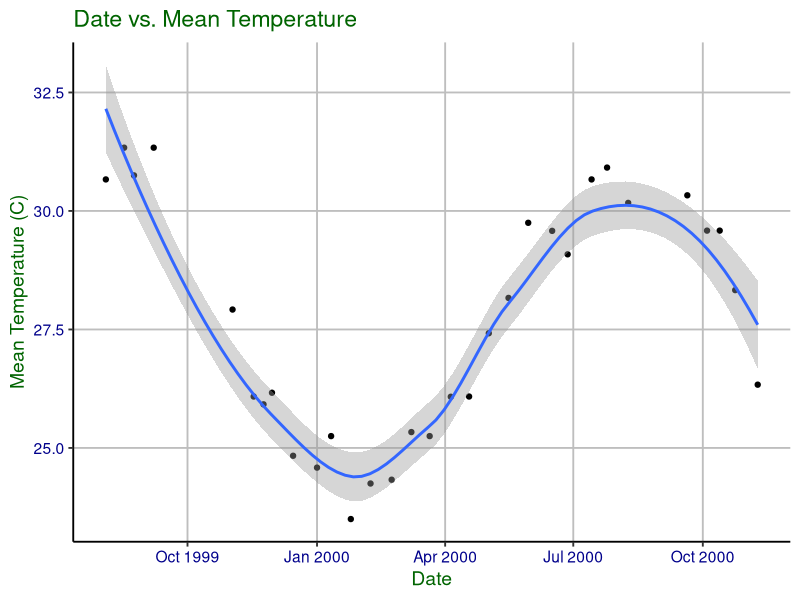
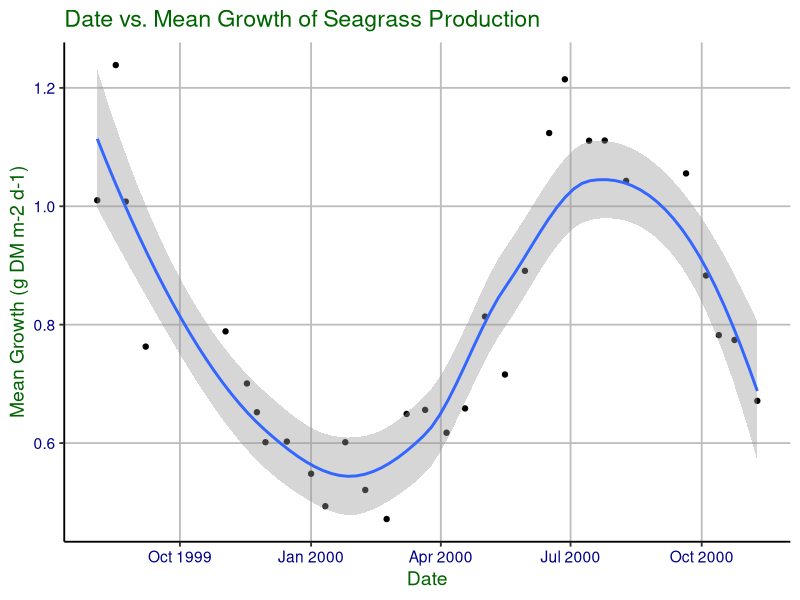
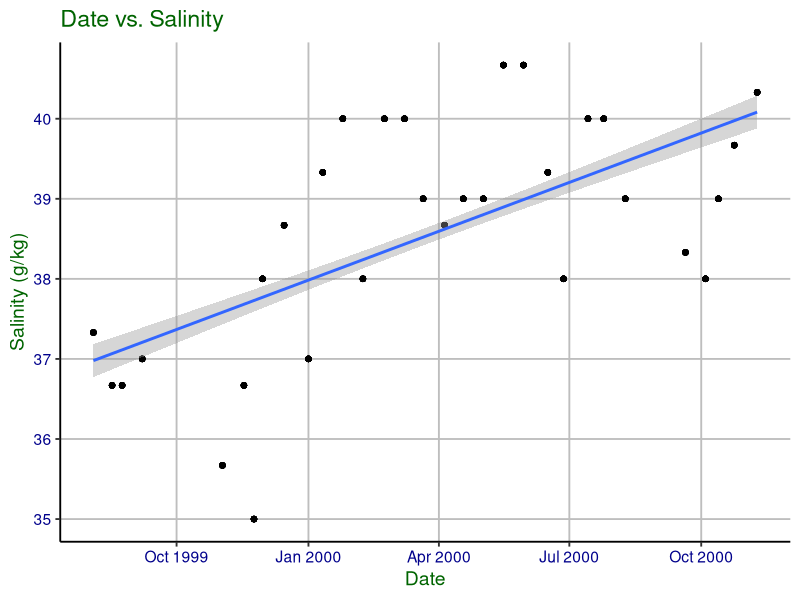
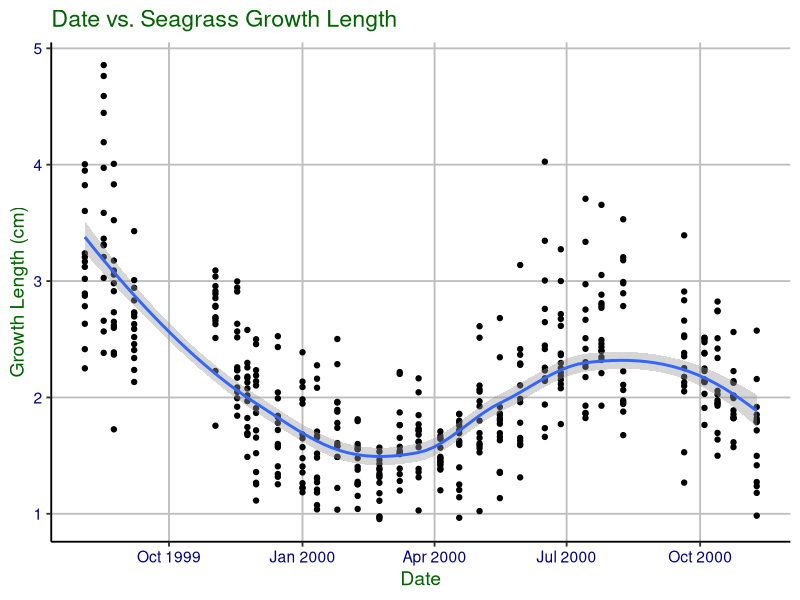
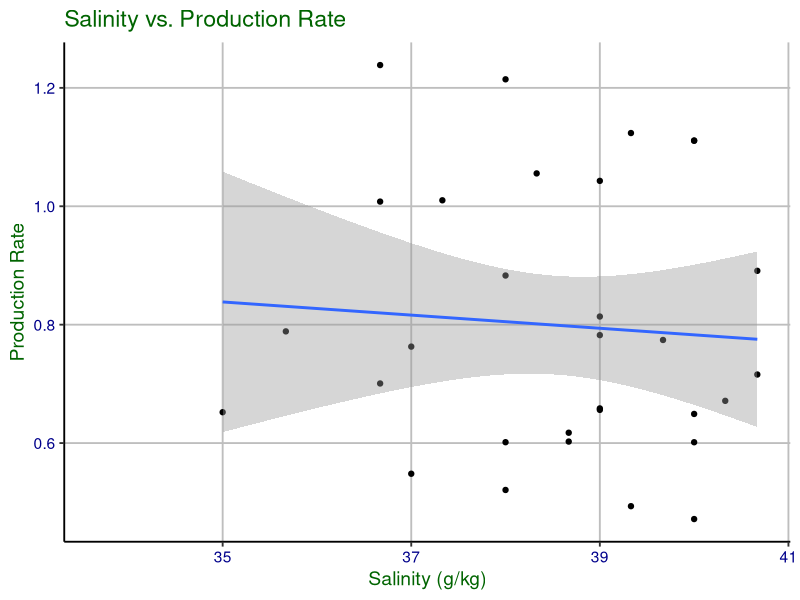
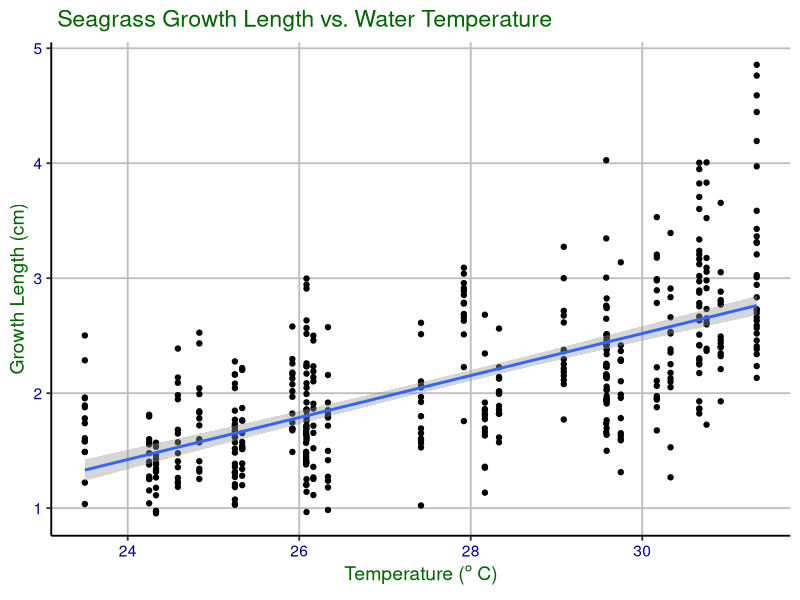
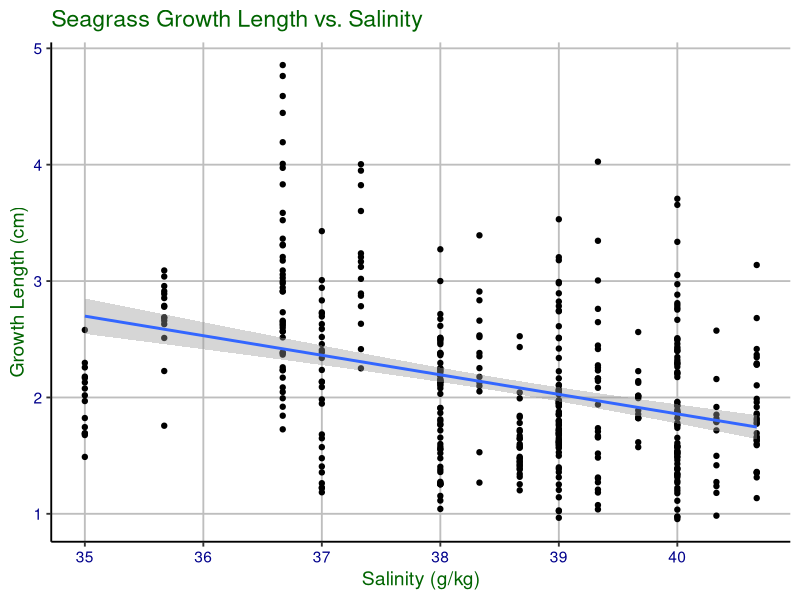

R code for these plots, in order:
## ---- chunk 1
# import libraries
library(tidyverse)
library(lubridate)
library(here)
library(knitr)

# check that here points to the project folder
here()

# setting plot theme
mytheme <- theme_classic(base_size = 14) +
  theme(axis.text = element_text(color = "darkblue"), 
        title = element_text(color='darkgreen'),
        panel.grid.major = element_line(color = "gray", linetype = "solid"))
# set theme
theme_set(mytheme)

## ---- chunk 2

# import temperature and salinity data
temp_sal <- read.csv(here("./Data/Raw/Temperature-Salinity.csv"), stringsAsFactors = TRUE)
temp_sal$date <- as.Date(temp_sal$date) # set as date
#view(temp_sal)

# import linear growth data
linear_growth <- read.csv(here("./Data/Raw/Seagrass-linear-growth-rates.csv"))
linear_growth$date <- as.Date(linear_growth$date) # set as date

# import production rates data
Seagrass_production_rates <- read_csv(here("./Data/Raw/Seagrass-production-rates.csv"))
#View(Seagrass_production_rates)
class(Seagrass_production_rates$date) #it is already a date

## ---- chunk 3
# filtering for only reference data (represents whole experiment time)
# creating a mean temp column
# selecting needed columns
# getting rid of possible NAs
temp_processed <- temp_sal %>% 
  filter(treatment == "reference") %>%
  mutate(mean_temp = (min_temp + max_temp) / 2) %>%
  select(date, mean_temp, exp_week) %>% 
  na.omit()

#filtered out the reference treatment only
#omitted any NAs
salinity_processed <- temp_sal %>%
  filter(treatment == "reference") %>%
  select(date, salinity, exp_week) %>% 
  na.omit()

#selected the desired columns 
#filtered out just the reference treatment
#calculated the mean mass growth
#omitted any NAs
prod_rates_clean <- Seagrass_production_rates %>%
  select("treatment", "date", "exp_week", "gr_mass") %>%
  filter(treatment == "reference") %>%
  group_by(date) %>%
  summarise(meangrowth = mean(gr_mass), exp_week = median(exp_week)) %>%
  mutate(treatment = "reference") %>%
  na.omit()

# filtering for only reference data (represents whole experiment time) 
# selecting needed columns
linear_growth_processed <- linear_growth %>% 
  filter(treatment == "reference") %>%
  select(date, gr_length, exp_week)
## ---- chunk 4
temp_production_rate <- full_join(temp_processed, 
                               prod_rates_clean, 
                               by = "exp_week")

# selecting the full date column and removing NAs
temp_production_rate_processed <- temp_production_rate %>%
  select(date.x, mean_temp, exp_week, meangrowth) %>%
  na.omit()
#view(temp_production_rate_processed)

#joined the salinity and production rate data frames together by the experiment week
salinity_prod_rates <- full_join(salinity_processed, prod_rates_clean,
                                 by = "exp_week")
# selecting the full date column and removing NAs
sal_prod_processed <- salinity_prod_rates %>%
  select(date.x, salinity, exp_week, meangrowth) %>%
  na.omit()

# joining temp data and linear growth by using experiment week
temp_lineargrowth <- full_join(temp_processed, 
                               linear_growth_processed, 
                               by = "exp_week")

# selecting the full date column and removing NAs
temp_lineargrowth_processed <- temp_lineargrowth %>%
  select(date.x, mean_temp, gr_length) %>%
  na.omit()

# joining salinity data and linear growth by using experiment week
salinity_lineargrowth <- full_join(salinity_processed, 
                                   linear_growth_processed, 
                                   by = "exp_week")

# selecting the full date column and removing NAs
salinity_lineargrowth_processed <- salinity_lineargrowth %>%
  select(date.x, salinity, gr_length) %>%
  na.omit()

## ---- chunk 5

ggplot(temp_production_rate_processed, aes(x = date.x, y = mean_temp)) +
geom_point() +
  geom_smooth(method = 'loess') +
xlab("Date")+
ylab("Mean Temperature (C)")+
labs(title = "Date vs. Mean Temperature")
## ---- chunk 6

ggplot(temp_production_rate_processed, aes(x = date.x, y = meangrowth)) +
geom_point() +
  geom_smooth(method = 'loess') +
xlab("Date")+
ylab("Mean Growth (g DM m-2 d-1)")+
labs(title = "Date vs. Mean Growth of Seagrass Production")
## ---- chunk 7

# plot of salinity over time
salinity_time_plot <-
ggplot(salinity_lineargrowth_processed,aes(x=date.x,y=salinity)) + 
  geom_point() + 
  geom_smooth(method = 'lm') +
  labs(title = "Date vs. Salinity",
       y="Salinity (g/kg)",
       x="Date")
plot(salinity_time_plot)

# linear regression of salinity and time
salinity_time_regression <- 
  lm(data = salinity_lineargrowth_processed,
     salinity ~ date.x)
summary(salinity_time_regression)
## ---- chunk 8

# plot of linear growth over time
growth_time_plot <-
ggplot(temp_lineargrowth_processed,aes(x=date.x,y=gr_length)) + 
  geom_point() + 
  geom_smooth(method = 'loess') +
  labs(title = "Date vs. Seagrass Growth Length",
       y="Growth Length (cm)",
       x="Date")
plot(growth_time_plot)
## ---- chunk 9

#plotted salinity by production rate
ggplot(salinity_prod_rates, aes(y = meangrowth, x = salinity)) +
  geom_point() +
  geom_smooth(method = "lm") +
  labs(y = "Production Rate", x = "Salinity (g/kg)", 
       title = "Salinity vs. Production Rate")
## ---- chunk 10

# plot comparing linear growth to temperature
growth_temp_plot <-
ggplot(temp_lineargrowth_processed,aes(x=mean_temp,y=gr_length)) + 
  geom_point() + 
  geom_smooth(method = "lm") +
  labs(title = " Seagrass Growth Length vs. Water Temperature",
       y="Growth Length (cm)",
       x="Temperature (" * degree~C * ")")
plot(growth_temp_plot)
## ---- chunk 11
# plot comparing linear growth to salinity
growth_salinity_plot <-
ggplot(salinity_lineargrowth_processed,aes(x=salinity,y=gr_length)) + 
  geom_point() + 
  geom_smooth(method = "lm") +
  labs(title = "Seagrass Growth Length vs. Salinity",
       y="Growth Length (cm)",
       x="Salinity (g/kg)")
plot(growth_salinity_plot)
